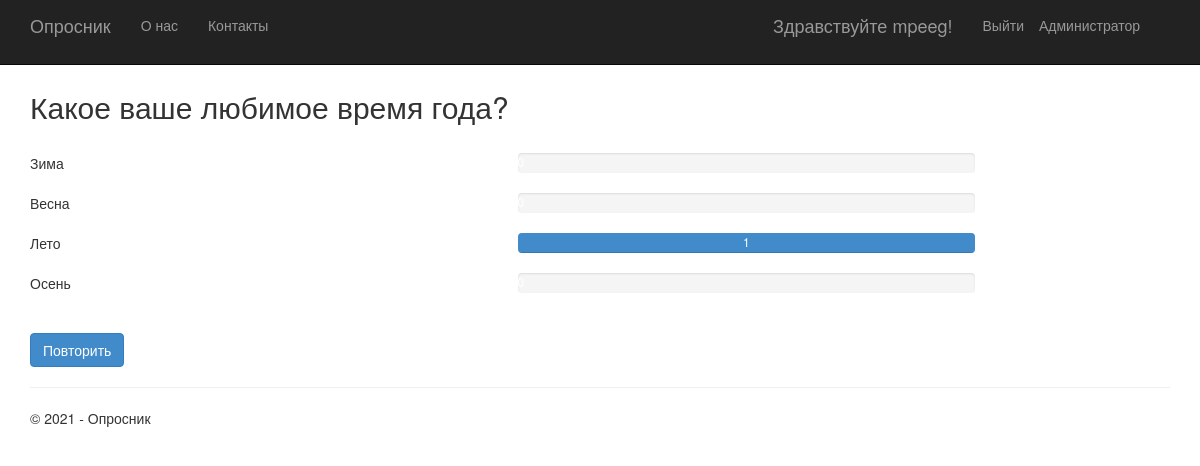
The app's page /1/results/ (signed in) with its own data.
### app/models.py (models this page shows, shortened)
class Poll(models.Model):
    text = models.CharField(max_length=200)
    pub_date = models.DateTimeField('date published')
    def total_votes(self):
        return self.choice_set.aggregate(Sum('votes'))['votes__sum']

class Choice(models.Model):
    poll = models.ForeignKey(Poll, on_delete=models.CASCADE)
    text = models.CharField(max_length=200)
    votes = models.IntegerField(default=0)
    def votes_percentage(self):
        total=self.poll.total_votes()
        return self.votes / float(total) * 100 if total > 0 else 0

### app/views.py (the view)
class PollResultsView(DetailView):
    model = Poll
    def get_context_data(self, **kwargs):
        context = super(PollResultsView, self).get_context_data(**kwargs)
        context['title'] = 'Результат'
        context['btn'] = 'Повторить'
        context['year'] = datetime.now().year
        return context

### app/templates/app/results.html
{% extends "app/layout.html" %}
{% block content %}
<h2>{{ poll.text }}</h2>
<br />
{% for choice in poll.choice_set.all %}
<div class="row">
    <div class="col-sm-5">{{choice.text}}</div>
    <div class="col-sm-5">
        <div class="progress">
            <div class="progress-bar" role="progressbar" aria-valuenow="{{choice.votes}}" aria-valuemin="0" aria-valuemax="{{poll.total_votes}}" style="width: {{choice.votes_percentage}}%;">
                {{choice.votes}}
            </div>
        </div>
    </div>
</div>
{% endfor %}
<br />
<a class="btn btn-primary" href="{% url 'app:detail' poll.id %}">{{btn}}</a>
{% endblock %}

### app/templates/app/layout.html (shortened to what this page needs)
﻿<!DOCTYPE html>
<html>
<head>
    {% load static %}
    <link rel="stylesheet" type="text/css" href="{% static 'app/content/bootstrap.min.css' %}" />
    <link rel="stylesheet" type="text/css" href="{% static 'app/content/site.css' %}" />
</head>
<body>
    <div class="navbar navbar-inverse navbar-fixed-top">
        <div class="container">
            <div class="navbar-header">
                <a href="/" class="navbar-brand">Опросник</a>
            </div>
            <div class="navbar-collapse collapse">
                <ul class="nav navbar-nav">
                    <li><a href="{% url 'about' %}">О нас</a></li>
                    <li><a href="{% url 'contact' %}">Контакты</a></li>
                </ul>
                <ul class="nav navbar-nav navbar-right">
                    <li><a href="/admin">Администратор</a></li>
                </ul>
                {% if user.is_authenticated %}
                <form id="logoutForm" action="/logout/" method="post" class="navbar-right">
                    <ul class="nav navbar-nav navbar-right">
                        <li><span class="navbar-brand">Здравствуйте {{ user.username }}!</span></li>
                        <li><a href="javascript:document.getElementById('logoutForm').submit()">Выйти</a></li>
                    </ul>
                </form>
                {% else %}
                <ul class="nav navbar-nav navbar-right">
                    <li><a href="{% url 'login' %}">Войти</a></li>
                </ul>
                {% endif %}
            </div>
        </div>
    </div>
    <div class="container body-content">
{% block content %}{% endblock %}
        <hr/>
        <footer>
            <p>&copy; {{ year }} - Опросник</p>
        </footer>
    </div>
</body>
</html>

### app/static/app/content/site.css (style rules this page uses)
body { padding-top: 50px; padding-bottom: 20px; }
.body-content { padding-left: 15px; padding-right: 15px; }

### records on screen
Poll: text "Какое ваше любимое время года?"
Choice: text "Зима"
Choice: text "Весна"
Choice: text "Лето", votes "1"
Choice: text "Осень"

### other values on screen
{{ user.username }} "mpeeg"
{{ btn }} "Повторить"
{{ year }} "2021"
